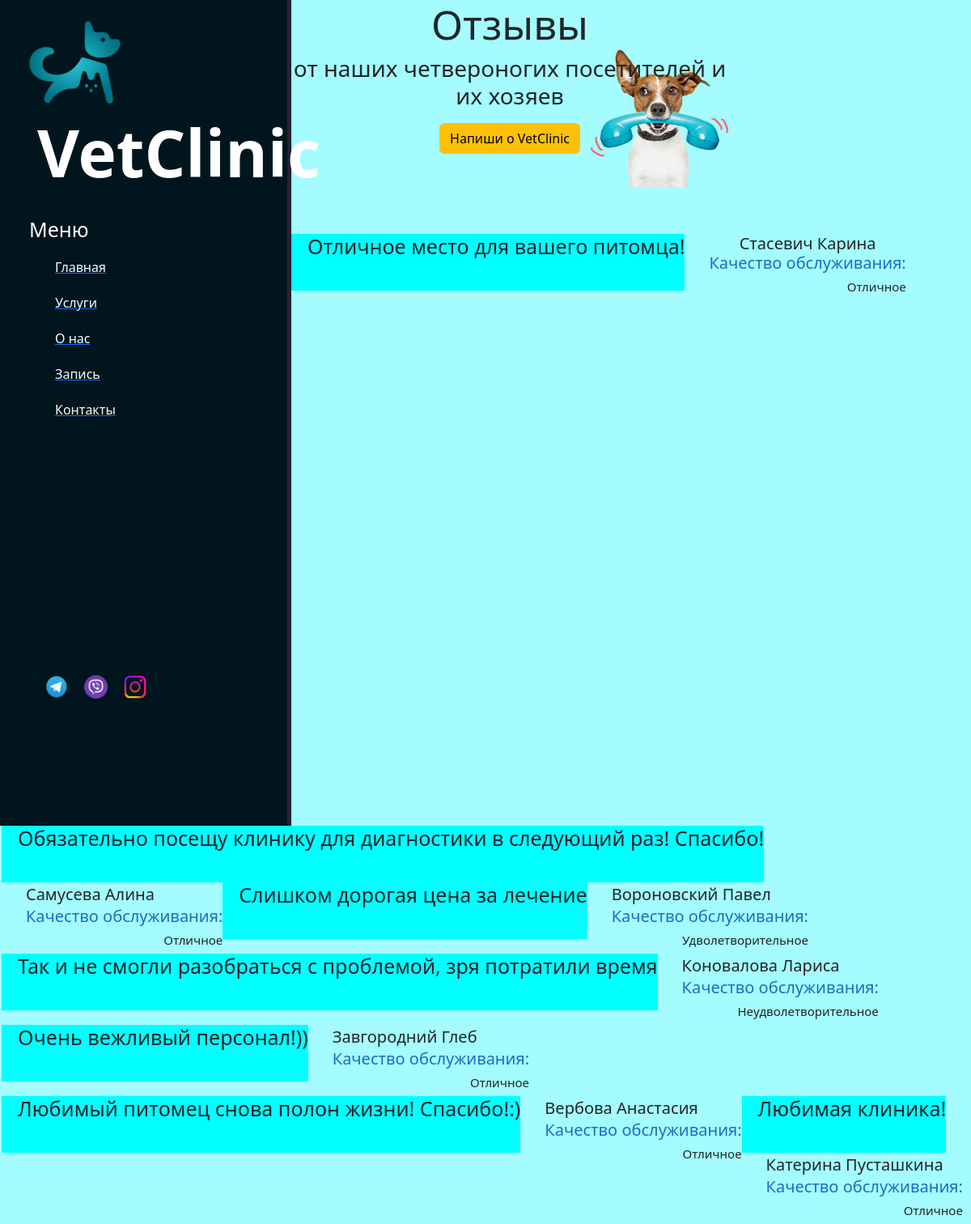
/blogs/added, run on the app's committed database.
### blogs/models.py (models this page shows)
class Comments(models.Model):
    CHOISE_COM= [
    ('Отличное','Отличное'),
    ('Удволетворительное','Удволетворительное'),
    ('Неудволетворительное','Неудволетворительное')]
    name = models.CharField('Фамилия', max_length=250)
    surname = models.CharField('Имя', max_length=200)
    content = models.TextField ('Ваш отзыв', blank = False, null=True)
    choice = models.CharField('Моя оценка',max_length=100, choices=CHOISE_COM, default='Отличное')

### blogs/views.py (the view)
# urls.py: path('added', views.about, name='added')
def about(request):
    visit = Comments.objects.all()
    return render(request, 'blogs/about.html', {'visit':visit})

### blogs/templates/blogs/about.html (shortened to what this page needs)
{%extends 'main/layout.html'%}
{%load static%}
{%block content%}
<div class = "features">
    <h1 class='display-1'> Отзывы </h1>
    <h3>от наших четвероногих посетителей и их хозяев </h3>
    <a href="/blogs/comments">
        <button class="btn btn-warning" > Напиши о VetClinic</button>
    </a>
</div>
    <section class='png'>
        <img src="{% static 'main/img/pngegg (2).png'%}">
    </section>
     <br>
    {%for el in visit%}
    <div class="block" >
       <div class="one">
            <h6 class="display-1">{{el.content}}</h6>
        </div>
        <div class="two">
           {{el.name}} {{el.surname}}
           <h3 class="qal">Качество обслуживания:<h4 class="qal_ch">{{el.choice}}</h4></h3>
        </div> <br>
          <br>
    </div>
    {%endfor%}
{%endblock%}

### main/static/main/css/main.css (style rules this page uses)
body { background-color: rgb(164, 252, 255); }
main .features { text-align: center; width: 75%; }
main .features h1 { font-size: 50px; text-align: center; }

### main/static/main/css/main6.css (style rules this page uses)
.block { margin-top:50px; padding-left:2px; transition: all .6s ease; }
.one { float:left;height:70px; padding-left:20px;background-color:aqua;transition: all .6s ease; }
.display-1 { font-size:25px; text-align: left; }
.two { float:left;font-size:20px; padding-left:30px; }
.qal { font-size:20px; text-align:left; color:rgb(24, 111, 192) }
.qal_ch { font-size:15px; text-align:right; }
.png img { width: 170px;height: 170px; size: 20px; float:right; margin-top: -130px;margin-right: 300px; }

### main/static/main/css/main9.css (style rules this page uses)
.txt p, h1 { text-align: center; }

### data on the page
Comments: content "Отличное место для вашего питомца!", name "Стасевич", surname "Карина", choice "Отличное"
Comments: content "Обязательно посещу клинику для диагностики в следующий раз! Спасибо!", name "Самусева", surname "Алина", choice "Отличное"
Comments: content "Слишком дорогая цена за лечение", name "Вороновский", surname "Павел", choice "Удволетворительное"
Comments: content "Так и не смогли разобраться с проблемой, зря потратили время", name "Коновалова", surname "Лариса", choice "Неудволетворительное"
Comments: content "Очень вежливый персонал!))", name "Завгородний", surname "Глеб", choice "Отличное"
Comments: content "Любимый питомец снова полон жизни! Спасибо!:)", name "Вербова", surname "Анастасия", choice "Отличное"
Comments: content "Любимая клиника!", name "Катерина", surname "Пусташкина", choice "Отличное"
